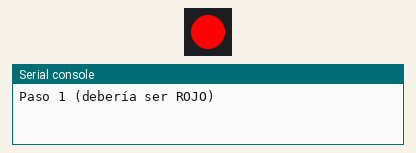
Recording of a program running on a simulated ESP32 board running CircuitPython. Parts: 1 RGB LEDs in strip order, left to right, the last lines printed to the serial console. At 9.0 s the program ends and the board releases its pins; the recording ends there.

Above: at 0.1 s.
At 3.1 s:
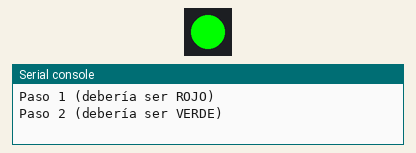
At 6.1 s:
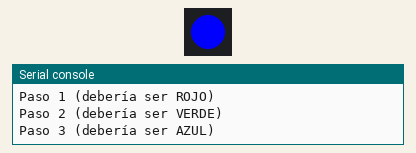
Timing chart, 0 to 7.6 s (numbered marks = the images above):
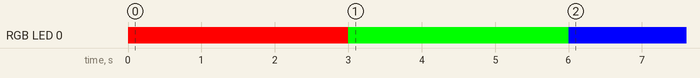

The program:

code.py
```python
import board, neopixel, time

pixel_color = neopixel.NeoPixel(board.IO33, 1, brightness=1, auto_write=True)

for nombre, color in (("Paso 1 (debería ser ROJO)", (255,0,0)),
                      ("Paso 2 (debería ser VERDE)", (0,255,0)),
                      ("Paso 3 (debería ser AZUL)", (0,0,255))):
    print(nombre)
    pixel_color[0] = color
    time.sleep(3)

pixel_color[0] = (0,0,0)
```

Measured:
- by itself, RGB LED 0: off → RGB(255, 0, 0) at 0.00 s, → RGB(0, 255, 0) 3.0 s later, → RGB(0, 0, 255) 3.0 s later
